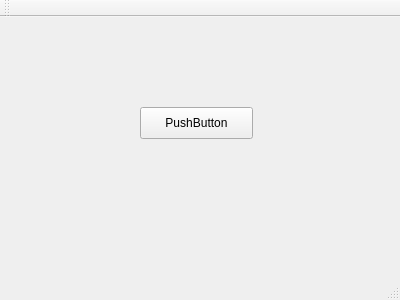
<?xml version="1.0" encoding="UTF-8"?>
<ui version="4.0">
 <class>MainWindow</class>
 <widget class="QMainWindow" name="MainWindow">
  <property name="geometry">
   <rect>
    <x>0</x>
    <y>0</y>
    <width>400</width>
    <height>300</height>
   </rect>
  </property>
  <property name="windowTitle">
   <string>MainWindow</string>
  </property>
  <widget class="QWidget" name="centralWidget">
   <widget class="QPushButton" name="pushButton">
    <property name="geometry">
     <rect>
      <x>140</x>
      <y>90</y>
      <width>113</width>
      <height>32</height>
     </rect>
    </property>
    <property name="text">
     <string>PushButton</string>
    </property>
   </widget>
  </widget>
  <widget class="QMenuBar" name="menuBar">
   <property name="geometry">
    <rect>
     <x>0</x>
     <y>0</y>
     <width>400</width>
     <height>22</height>
    </rect>
   </property>
  </widget>
  <widget class="QToolBar" name="mainToolBar">
   <attribute name="toolBarArea">
    <enum>TopToolBarArea</enum>
   </attribute>
   <attribute name="toolBarBreak">
    <bool>false</bool>
   </attribute>
  </widget>
  <widget class="QStatusBar" name="statusBar"/>
 </widget>
 <layoutdefault spacing="6" margin="11"/>
 <resources/>
 <connections/>
</ui>
